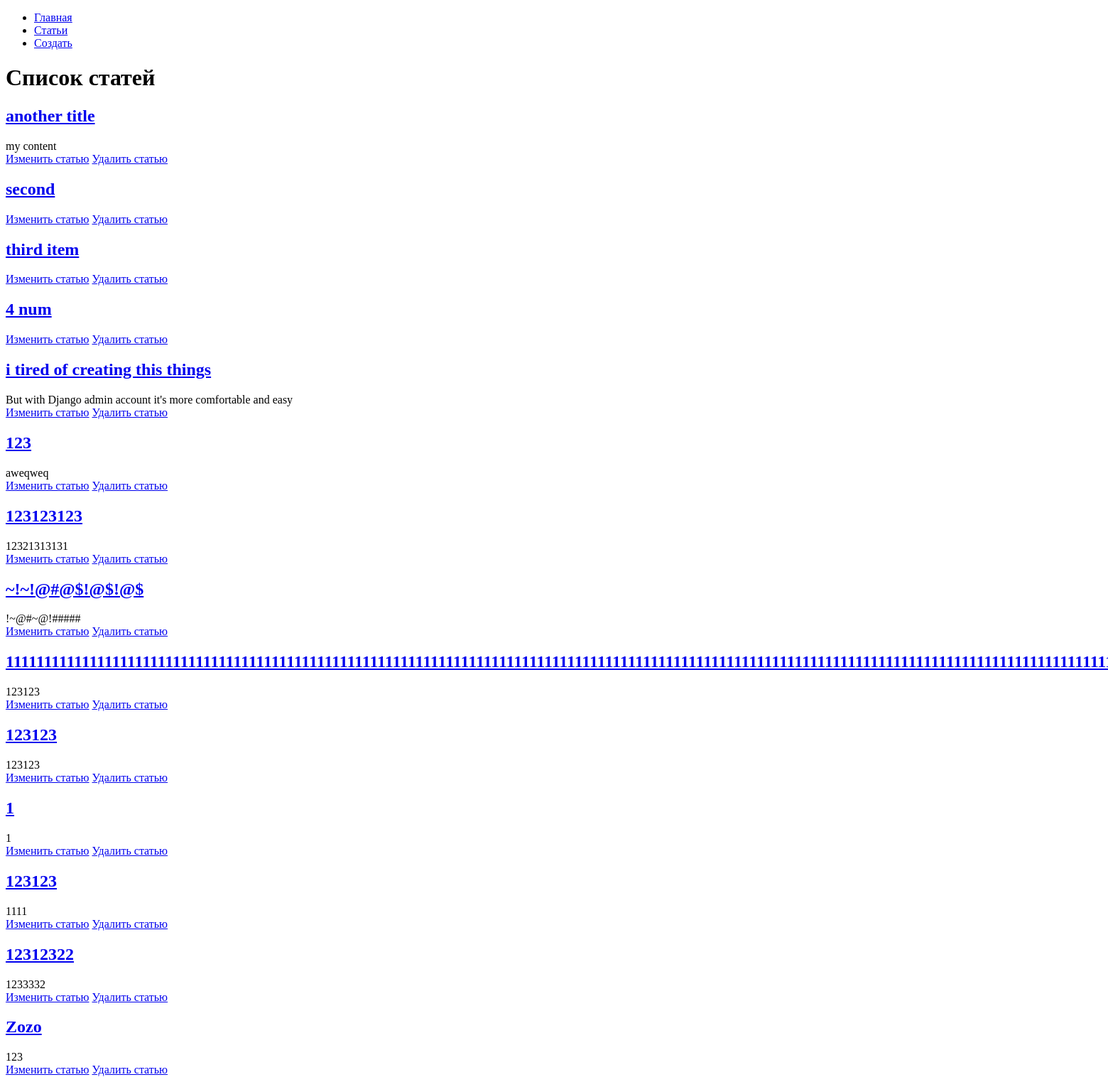
The page /articles/ on the database as committed earlier.
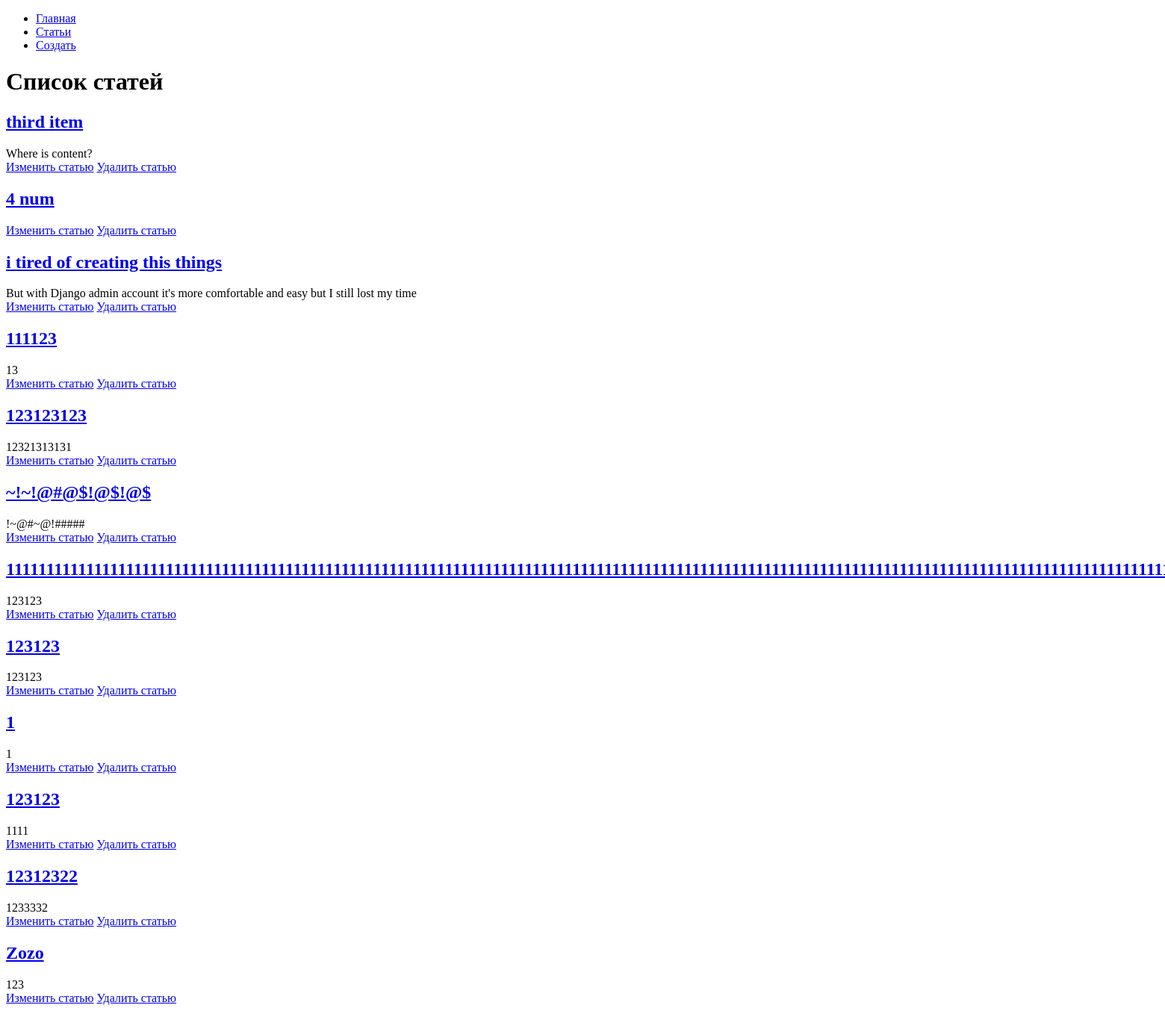
The same page on the database as committed later.
### hexlet_django_blog/articles/models.py (models this page shows, shortened)
class Article(models.Model):
    name = models.CharField(max_length=200) # название статьи
    body = models.TextField() # тело статьи
    timestamp = models.DateTimeField(auto_now_add=True)

### hexlet_django_blog/articles/views.py (the view)
# urls.py: path('', IndexArticleView.as_view(), name='article_index'),
class IndexArticleView(View):
    def get(self, request, *args, **kwargs):
        articles = Article.objects.all()[:15]
        return render(request, 'articles/index.html', context={
            'articles': articles,
        })

### hexlet_django_blog/templates/articles/index.html (shortened to what this page needs)
{% extends "base.html" %}
{% block content %}
    <h1>Список статей</h1>
    {% for article in articles %}
        <h2><a href="{% url 'article_show' article.id %}">{{ article.name }}</a></h2>
        <div>{{ article.body|slice:":200" }}</div>
        <a class="link" href="{% url 'articles_update' article.id %}">Изменить статью</a>
        <a class="link" href="{% url 'articles_delete' article.id %}">Удалить статью</a>
    {% endfor %}
{% endblock %}

Rows that differ between the two databases and show on the page:
removed Article: name "another title", body "my content"
removed Article: name "second"
changed Article "third item": body (not shown) → "Where is content?"
changed Article "i tired of creating this things": body "But with Django admin account it's more comfortable and easy" → "But with Django admin account it's more comfortable and easy but I still lost my time"
changed Article (number 4 of 12 on the later page): name "123" → "111123"; body "aweqweq" → "13"
